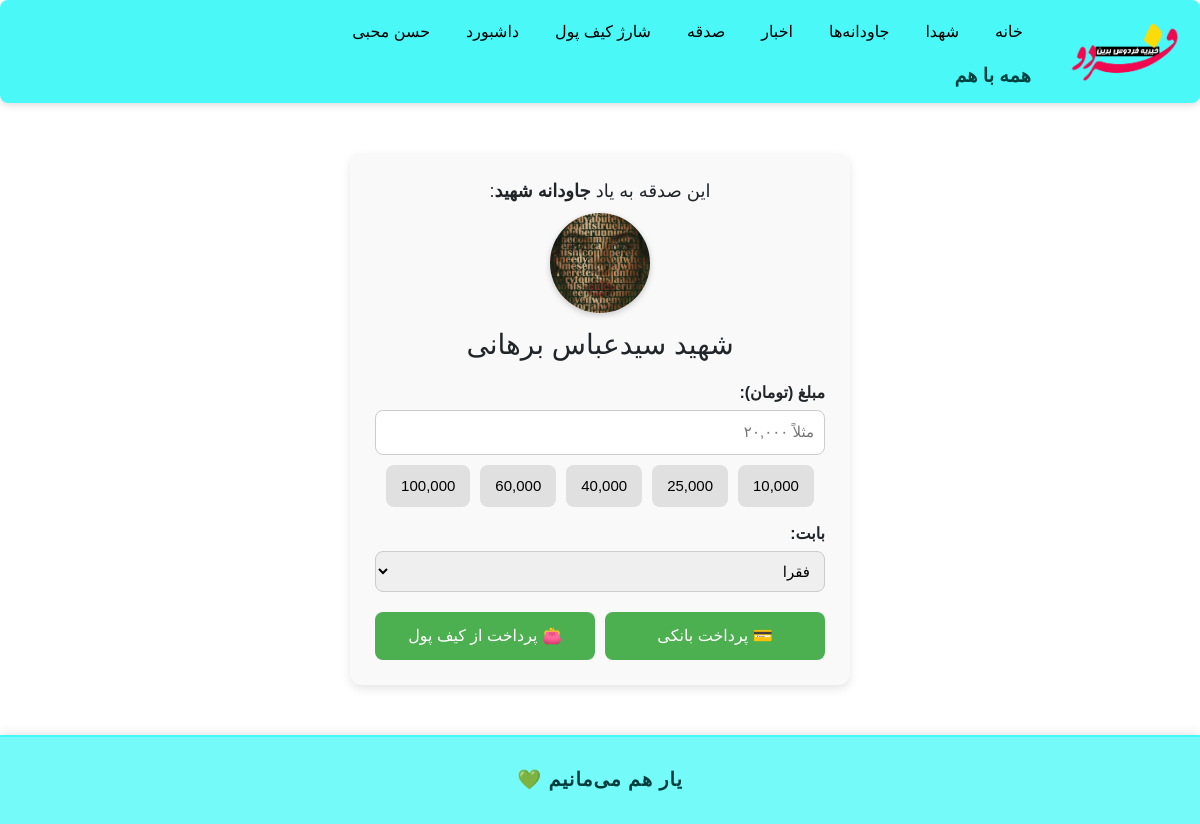
/donate/donate/ (signed in), run on the app's committed database.
### accounts/models.py (models this page shows, shortened)
class User(AbstractBaseUser, PermissionsMixin):
    GENDER_CHOICES = (
        ('M', 'مرد'),
        ('F', 'زن'),
    )
    phone = models.CharField(max_length=11, unique=True)
    first_name = models.CharField(max_length=100, blank=True)
    last_name = models.CharField(max_length=100, blank=True)
    national_code = models.CharField(max_length=10, blank=True)
    image = models.ImageField(upload_to='profiles/', blank=True, null=True)
    gender = models.CharField(max_length=1, choices=GENDER_CHOICES, blank=True, null=True)
    is_active = models.BooleanField(default=True)
    is_staff = models.BooleanField(default=False)
    is_profile_completed = models.BooleanField(default=False)
    allowed_categories = models.ManyToManyField(
        'news.Category',
        related_name='allowed_users',
        blank=True,
        verbose_name='دسته‌بندی‌های مجاز برای ارسال خبر'
    )
    groups = models.ManyToManyField(
        'auth.Group',
        related_name='accounts_user_set',
        blank=True
    )
    user_permissions = models.ManyToManyField(
        'auth.Permission',
        related_name='accounts_user_permissions_set',
        blank=True
    )
    objects = UserManager()
    USERNAME_FIELD = 'phone'
    def get_full_name(self):
        return f"{self.first_name} {self.last_name}".strip()

### martyrs/models.py (models this page shows, shortened)
class Martyr(models.Model):
    first_name = models.CharField("نام", max_length=50)
    last_name = models.CharField("نام خانوادگی", max_length=50)
    father_name = models.CharField("نام پدر", max_length=50, blank=True, null=True)
    birth_place = models.CharField("محل تولد", max_length=100, blank=True, null=True)
    birth_date = models.DateField("تاریخ تولد", blank=True, null=True)
    last_operation = models.CharField("آخرین عملیات", max_length=100, blank=True, null=True)
    martyr_region = models.CharField("منطقه شهادت", max_length=100, blank=True, null=True)
    martyr_place = models.CharField("محل شهادت", max_length=100, blank=True, null=True)
    martyr_date = models.DateField("تاریخ شهادت", blank=True, null=True)
    grave_place = models.CharField("محل دفن", max_length=150, blank=True, null=True)
    photo = models.ImageField("عکس شهید", upload_to='martyrs/photos/', blank=True, null=True)
    class Meta:
        verbose_name = "شهید"
        verbose_name_plural = "شهدا"
        ordering = ["last_name", "first_name"]

### donation/views.py (the view, shortened to what this page needs)
# urls.py: path('donate/', include(('donation.urls', 'donation'), namespace='donations')),
@login_required
def donate(request):
    martyr = None
    count = Martyr.objects.count()
    if count > 0:
        martyr = Martyr.objects.all()[random.randint(0, count - 1)]
    suggested_amounts = [10000, 25000, 40000, 60000, 100000]
    return render(request, 'donation/donate.html', {
        'suggested_amounts': suggested_amounts,
        'martyr': martyr,
        'eternal': None,
    })

### templates/donation/donate.html (shortened to what this page needs)
{% extends "base.html" %}
{% load humanize %}
{% block content %}
<div class="donate-container">
  {% if eternal %}
    <div style="text-align: center; margin-bottom: 20px;">
      <p style="font-size: 18px; margin-bottom: 8px;">
        این صدقه به نیت <strong>جاودانه</strong>:
      </p>
      {% if eternal.image %}
        <img src="{{ eternal.image.url }}" alt="جاودانه" style="width: 100px; height: 100px; border-radius: 50%; object-fit: cover; box-shadow: 0 2px 6px rgba(0,0,0,0.2); margin-bottom: 10px;">
      {% else %}
        <div style="width: 100px; height: 100px; border-radius: 50%; background-color: #ccc; line-height: 100px; margin: 0 auto 10px;">
          <span style="color: white;">بدون عکس</span>
        </div>
      {% endif %}
      <h3 style="margin: 5px 0;">{{ eternal.first_name }} {{ eternal.last_name }}</h3>
    </div>
  {% elif martyr %}
    <div style="text-align: center; margin-bottom: 20px;">
      <p style="font-size: 18px; margin-bottom: 8px;">
        این صدقه به یاد <strong>جاودانه شهید</strong>:
      </p>
      {% if martyr.photo %}
        <img src="{{ martyr.photo.url }}" alt="شهید" style="width: 100px; height: 100px; border-radius: 50%; object-fit: cover; box-shadow: 0 2px 6px rgba(0,0,0,0.2); margin-bottom: 10px;">
      {% else %}
        <div style="width: 100px; height: 100px; border-radius: 50%; background-color: #ccc; line-height: 100px; margin: 0 auto 10px;">
          <span style="color: white;">بدون عکس</span>
        </div>
      {% endif %}
      <h3 style="margin: 5px 0;">شهید {{ martyr.first_name }} {{ martyr.last_name }}</h3>
    </div>
  {% endif %}
  <form method="post"
    {% if eternal %}
      action="{% url 'donations:donate_for_eternal' eternal.id %}"
    {% elif martyr %}
      action="{% url 'donations:donate_for_martyr' martyr.id %}"
    {% else %}
      action="{% url 'donation:donate' %}"
    {% endif %}
    id="donate-form"
  >
    <label for="amount">مبلغ (تومان):</label>
    <input type="text" name="amount" id="amount" required autocomplete="off" placeholder="مثلاً ۲۰,۰۰۰">
    <div class="suggested-amounts">
      {% for val in suggested_amounts %}
        <button type="button" class="amount-btn" data-amount="{{ val }}">{{ val|intcomma }}</button>
      {% endfor %}
    </div>
    <label for="cause">بابت:</label>
    <select name="cause" id="cause">
      <option value="POOR">فقرا</option>
    </select>
    <div class="pay-buttons">
      <button type="submit" name="pay_method" value="gateway" class="pay-btn">💳 پرداخت بانکی</button>
      {% if user.is_authenticated %}
        <button type="submit" name="pay_method" value="wallet" class="pay-btn">👛 پرداخت از کیف پول</button>
      {% endif %}
    </div>
  </form>
</div>
{% endblock %}

### templates/base.html (shortened to what this page needs)
<!DOCTYPE html>
{% load static %}
<html lang="fa">
<head>
    <link href="https://cdn.jsdelivr.net/npm/bootstrap@5.3.0/dist/css/bootstrap.rtl.min.css" rel="stylesheet">
    <link href="https://cdn.jsdelivr.net/npm/bootstrap-icons@1.10.5/font/bootstrap-icons.css" rel="stylesheet">
    <link rel="stylesheet" href="https://cdn.jsdelivr.net/npm/persian-datepicker@1.2.0/dist/css/persian-datepicker.min.css">
</head>
<body>
<header>
    <nav style="
        background-color: rgba(43, 247, 247, 0.85);
        display: flex;
        justify-content: space-between;
        align-items: stretch;
        padding: 12px 20px;
        box-shadow: 0 2px 8px rgba(0,0,0,0.15);
        border-radius: 8px;
        backdrop-filter: saturate(180%) blur(10px);
        -webkit-backdrop-filter: saturate(180%) blur(10px);
    ">
        <div style="flex: 0 0 auto; text-align: center; margin-left: 1cm; display: flex; flex-direction: column; justify-content: center;">
            <a href="/">
                <img src="{% static 'images/logo.png' %}" alt="Logo" style="height: 70px;">
            </a>
        </div>
        <div style="flex: 1; display: flex; flex-direction: column; justify-content: center;">
            <ul style="
                display: flex;
                flex-wrap: wrap;
                justify-content: flex-start;
                gap: 20px;
                list-style: none;
                margin: 0;
                padding: 0;
            ">
                <li><a href="/">خانه</a></li>
                <li><a href="/martyrs/list/">شهدا</a></li>
                <li><a href="{% url 'eternals:list' %}">جاودانه‌ها</a></li>
                <li><a href="{% url 'news:news_list' %}">اخبار</a></li>
                <li><a href="{% url 'donation:donate' %}">صدقه</a></li>
                {% if user.is_authenticated %}
                    <li><a href="{% url 'wallet:charge_wallet' %}">شارژ کیف پول</a></li>
                    <li><a href="{% url 'accounts:dashboard' %}">داشبورد</a></li>
                {% else %}
                    <li><a href="{% url 'accounts:login' %}?next={% url 'wallet:charge_wallet' %}">شارژ کیف پول</a></li>
                    <li><a href="{% url 'accounts:login' %}?next={% url 'accounts:dashboard' %}">پروفایل</a></li>
                {% endif %}
                {% if user.is_authenticated %}
                    <li>
                        <a href="#">
                            {% if user.gender == 'male' %}
                                آقای {{ user.last_name }}
                            {% elif user.gender == 'female' %}
                                خانم {{ user.last_name }}
                            {% else %}
                                {{ user.get_full_name|default:user.phone }}
                            {% endif %}
                        </a>
                    </li>
                {% else %}
                    <li><a href="{% url 'accounts:login' %}">ورود</a></li>
                {% endif %}
            </ul>
            <div style="margin-top: 10px; font-weight: bold; font-size: 1.2em; color: #004141;">
                همه با هم
            </div>
        </div>
    </nav>
</header>
<main>
    {% block content %}{% endblock %}
</main>
<footer style="
    background-color: #2bf7f7a6;
    text-align: center;
    padding: 1.5em;
    font-family: 'Vazirmatn', sans-serif;
    font-size: 1.2em;
    font-weight: bold;
    color: #003c3c;
    box-shadow: 0 -2px 10px rgba(0, 0, 0, 0.1);
    border-top: 2px solid #2bf7f7a6;
    letter-spacing: 1px;
">
    یار هم می‌مانیم 💚
</footer>
</body>
</html>

### templates/base.html (style rules this page uses)
form input[type="text"], form input[type="file"], form textarea, form select { padding: 10px; border-radius: 8px; border: 1px solid #ccc; font-size: 15px; box-sizing: border-box; }
body { font-family: sans-serif; margin: 0; padding: 0; direction: rtl; background-color: #ffffff; }
header { background-color: #ffffff; padding: 0; }
footer { background-color: #333; color: white; padding: 10px 20px; }
nav ul { list-style: none; display: flex; justify-content: flex-start; gap: 20px; padding: 0; margin: 0; }
nav ul li { position: relative; }
nav ul li a { color: rgb(0, 0, 0); text-decoration: none; padding: 8px; display: block; }
main { padding: 20px; }

### templates/donation/donate.html (style rules this page uses)
.donate-container { max-width: 500px; margin: 30px auto; padding: 25px; border-radius: 12px; background-color: #f9f9f9; box-shadow: 0 4px 10px rgba(0, 0, 0, 0.1); font-family: "Vazir", sans-serif; }
.donate-container label { display: block; margin-top: 15px; font-weight: bold; margin-bottom: 5px; }
.donate-container input[type="text"], .donate-container select { width: 100%; padding: 10px; border-radius: 8px; border: 1px solid #ccc; box-sizing: border-box; font-size: 15px; }
.suggested-amounts { margin-top: 10px; display: flex; flex-wrap: wrap; gap: 10px; justify-content: center; }
.amount-btn { padding: 10px 15px; border: none; background-color: #e0e0e0; border-radius: 8px; cursor: pointer; transition: background-color 0.2s ease; font-size: 15px; }
.pay-buttons { display: flex; justify-content: space-between; margin-top: 20px; flex-wrap: wrap; gap: 10px; }
.pay-buttons button { flex: 1 1 45%; padding: 12px; border: none; border-radius: 8px; background-color: #4caf50; color: white; font-size: 16px; cursor: pointer; transition: background-color 0.3s ease; }

### data on the page
User: get_full_name "حسن محبی"
Martyr: photo (picture), first_name "سیدعباس", last_name "برهانی"

### other printed values
{{ val|intcomma }} "10,000" "25,000" "40,000" "60,000" "100,000"
